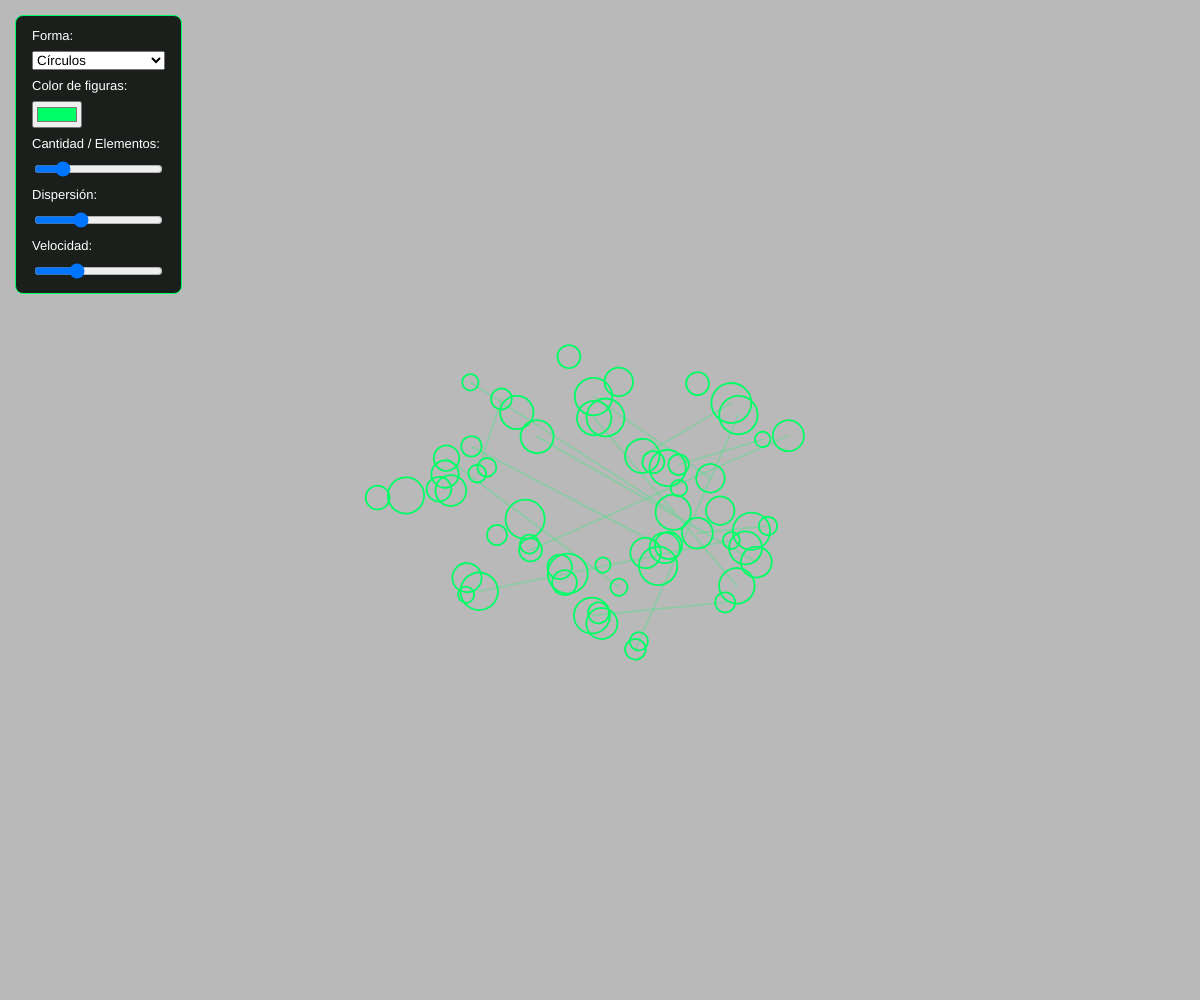
Frame 1 (no input)
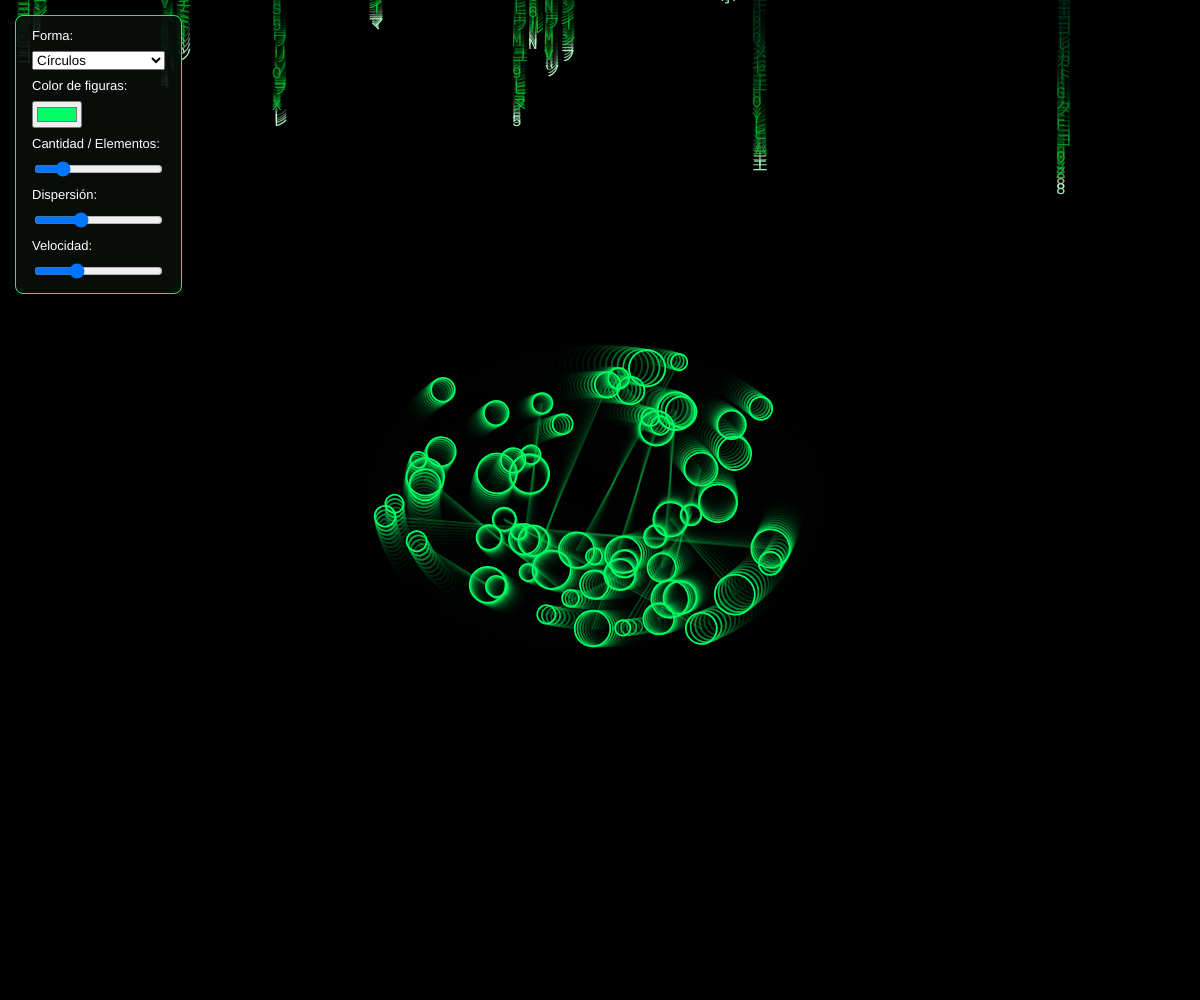
Frame 60 (no input)
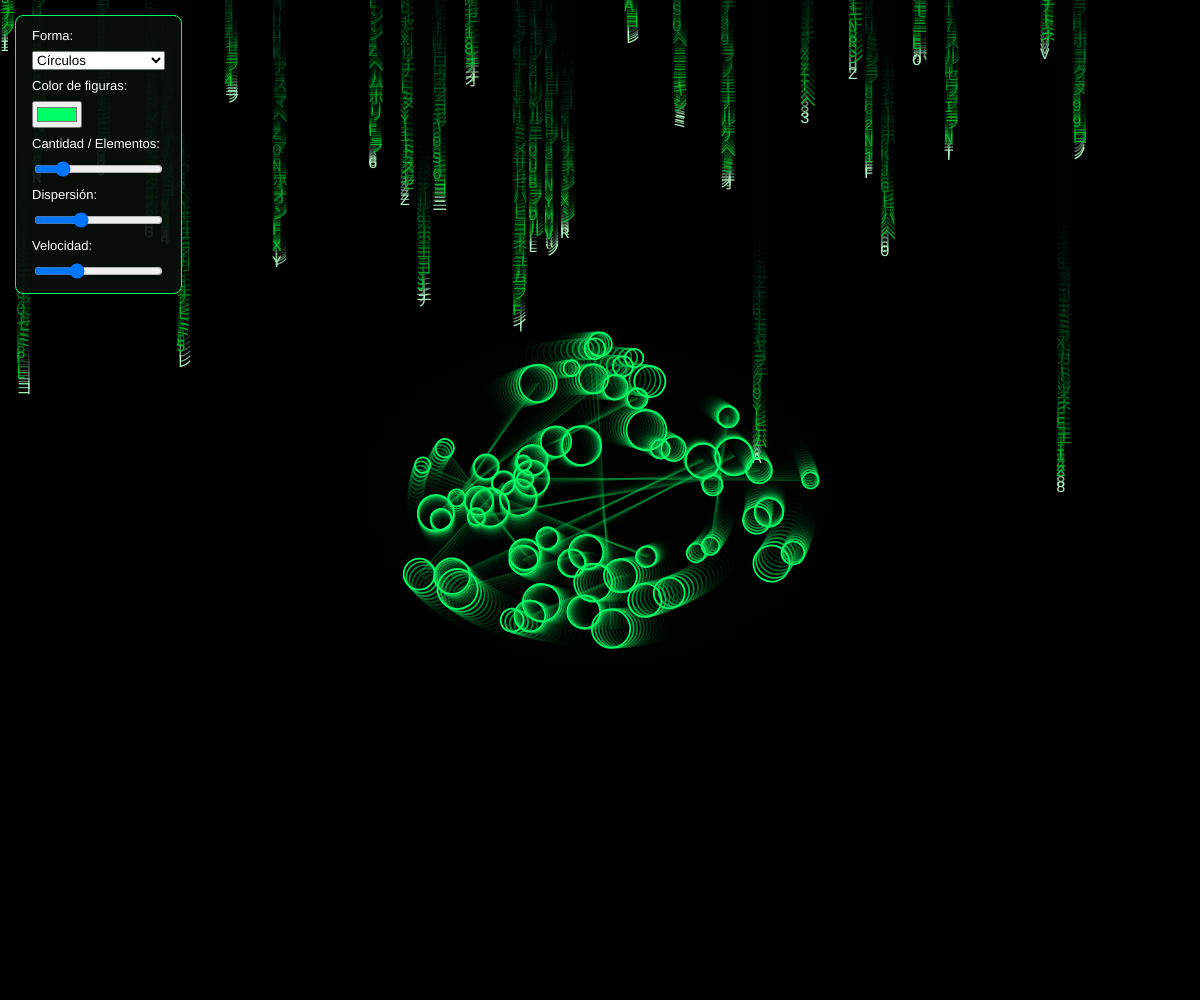
Frame 120 (the mouse pressed at the canvas centre since frame 60)

The p5.js sketch that drew these frames (run headless with seeded random() and noise() and a simulated clock; from frame 60 on, the mouse is pressed at the canvas centre):

// p5.js sketch
// ── sketch.js
let shapeSelect;
let colorPicker;
let countSlider;
let spreadSlider;
let speedSlider;

let particles = [];
const MAX_PARTICLES = 300;

// Variables para la lluvia digital (Matrix)
let matrixStreams = [];
const FONT_SIZE = 16;
const CHARACTERS = '0123456789ABCDEFGHIJKLMNOPQRSTUVWXYZアイウエオカキクケコサシスセソタチツテトナニヌネノハヒフヘホマミムメモヤユヨラリルレロワヲン';

function setup() {
  createCanvas(windowWidth, windowHeight);
  angleMode(DEGREES);
  textFont('monospace');

  // Inicializar columnas de Matrix
  let numColumns = floor(width / FONT_SIZE);
  for (let i = 0; i < numColumns; i++) {
    matrixStreams.push({
      x: i * FONT_SIZE,
      y: random(-height, 0),
      speed: random(2, 6),
      chars: []
    });

    // Generar caracteres iniciales por columna
    let streamLength = floor(random(8, 25));
    for (let j = 0; j < streamLength; j++) {
      let charIndex = floor(random(CHARACTERS.length));
      matrixStreams[i].chars.push(CHARACTERS[charIndex]);
    }
  }

  // Panel de control
  let controlPanel = createDiv();
  controlPanel.position(15, 15);
  controlPanel.style('background', 'rgba(10, 15, 12, 0.9)');
  controlPanel.style('padding', '12px 16px');
  controlPanel.style('border-radius', '8px');
  controlPanel.style('border', '1px solid #00ff66');
  controlPanel.style('color', '#ffffff');
  controlPanel.style('font-family', 'sans-serif');
  controlPanel.style('font-size', '13px');
  controlPanel.style('display', 'flex');
  controlPanel.style('flex-direction', 'column');
  controlPanel.style('gap', '8px');
  controlPanel.style('z-index', '10');

  let shapeLabel = createSpan('Forma:');
  controlPanel.child(shapeLabel);
  shapeSelect = createSelect();
  shapeSelect.option('Círculos', 'circle');
  shapeSelect.option('Cuadrados', 'square');
  shapeSelect.option('Triángulos', 'triangle');
  shapeSelect.option('Estrellas', 'star');
  shapeSelect.option('Líneas cruzadas', 'cross');
  controlPanel.child(shapeSelect);

  let colorLabel = createSpan('Color de figuras:');
  controlPanel.child(colorLabel);
  colorPicker = createColorPicker('#00ff66');
  controlPanel.child(colorPicker);

  let countLabel = createSpan('Cantidad / Elementos:');
  controlPanel.child(countLabel);
  countSlider = createSlider(5, MAX_PARTICLES, 60, 1);
  controlPanel.child(countSlider);

  let spreadLabel = createSpan('Dispersión:');
  controlPanel.child(spreadLabel);
  spreadSlider = createSlider(20, 400, 150, 1);
  controlPanel.child(spreadSlider);

  let speedLabel = createSpan('Velocidad:');
  controlPanel.child(speedLabel);
  speedSlider = createSlider(0.1, 3.0, 1.0, 0.1);
  controlPanel.child(speedSlider);

  // Inicializar partículas orbitales
  for (let i = 0; i < MAX_PARTICLES; i++) {
    particles.push({
      angle: random(360),
      speed: random(0.5, 2.0),
      radiusOffset: random(0.5, 1.5),
      size: random(15, 40),
      rot: random(360),
      rotSpeed: random(-2, 2)
    });
  }
}

function draw() {
  // Fondo semitransparente oscuro para crear el rastro de la Matrix
  background(0, 0, 0, 70);

  // Renderizado del fondo Matrix
  drawMatrixBackground();

  // Renderizado de las geometrías en movimiento
  let currentShape = shapeSelect.value();
  let baseColor = colorPicker.color();
  let count = countSlider.value();
  let spread = spreadSlider.value();
  let speedMult = speedSlider.value();

  stroke(baseColor);
  strokeWeight(1.8);
  noFill();

  push();
  translate(width / 2, height / 2);

  for (let i = 0; i < count; i++) {
    let p = particles[i];

    p.angle += p.speed * speedMult;
    p.rot += p.rotSpeed * speedMult;

    let distFromCenter = spread * p.radiusOffset;
    let x = cos(p.angle) * distFromCenter;
    let y = sin(p.angle) * (distFromCenter * 0.7);

    push();
    translate(x, y);
    rotate(p.rot);
    renderShape(currentShape, p.size);
    pop();

    if (i > 0 && i % 4 === 0) {
      let prev = particles[i - 1];
      let px = cos(prev.angle) * (spread * prev.radiusOffset);
      let py = sin(prev.angle) * (spread * prev.radiusOffset * 0.7);
      stroke(red(baseColor), green(baseColor), blue(baseColor), 60);
      line(x, y, px, py);
      stroke(baseColor);
    }
  }
  pop();
}

function drawMatrixBackground() {
  textSize(FONT_SIZE);
  noStroke();

  for (let i = 0; i < matrixStreams.length; i++) {
    let stream = matrixStreams[i];

    for (let j = 0; j < stream.chars.length; j++) {
      let charY = stream.y - j * FONT_SIZE;

      // El primer carácter de la columna es blanco/brillante, el resto verde degradado
      if (j === 0) {
        fill(180, 255, 200, 240);
      } else {
        let greenFade = map(j, 1, stream.chars.length, 210, 40);
        fill(0, greenFade, 50, greenFade);
      }

      // Mutación aleatoria esporádica de caracteres
      if (frameCount % 4 === 0 && random() < 0.05) {
        let charIndex = floor(random(CHARACTERS.length));
        stream.chars[j] = CHARACTERS[charIndex];
      }

      text(stream.chars[j], stream.x, charY);
    }

    // Desplazamiento vertical hacia abajo
    stream.y += stream.speed;

    // Reinicio al salir de la pantalla
    if (stream.y - stream.chars.length * FONT_SIZE > height) {
      stream.y = 0;
      stream.speed = random(2, 6);
    }
  }
}

function renderShape(shapeType, sz) {
  if (shapeType === 'circle') {
    ellipse(0, 0, sz);
  } else if (shapeType === 'square') {
    rectMode(CENTER);
    rect(0, 0, sz, sz);
  } else if (shapeType === 'triangle') {
    let h = sz * 0.866;
    triangle(0, -h / 2, -sz / 2, h / 2, sz / 2, h / 2);
  } else if (shapeType === 'star') {
    beginShape();
    for (let a = 0; a < 360; a += 72) {
      let sx = cos(a) * (sz / 2);
      let sy = sin(a) * (sz / 2);
      vertex(sx, sy);
      sx = cos(a + 36) * (sz / 4);
      sy = sin(a + 36) * (sz / 4);
      vertex(sx, sy);
    }
    endShape(CLOSE);
  } else if (shapeType === 'cross') {
    line(-sz / 2, 0, sz / 2, 0);
    line(0, -sz / 2, 0, sz / 2);
  }
}

function windowResized() {
  resizeCanvas(windowWidth, windowHeight);
  // Recalcular columnas si cambia la resolución de pantalla
  matrixStreams = [];
  let numColumns = floor(width / FONT_SIZE);
  for (let i = 0; i < numColumns; i++) {
    let streamLength = floor(random(8, 25));
    let chars = [];
    for (let j = 0; j < streamLength; j++) {
      chars.push(CHARACTERS[floor(random(CHARACTERS.length))]);
    }
    matrixStreams.push({
      x: i * FONT_SIZE,
      y: random(-height, 0),
      speed: random(2, 6),
      chars: chars
    });
  }
}
